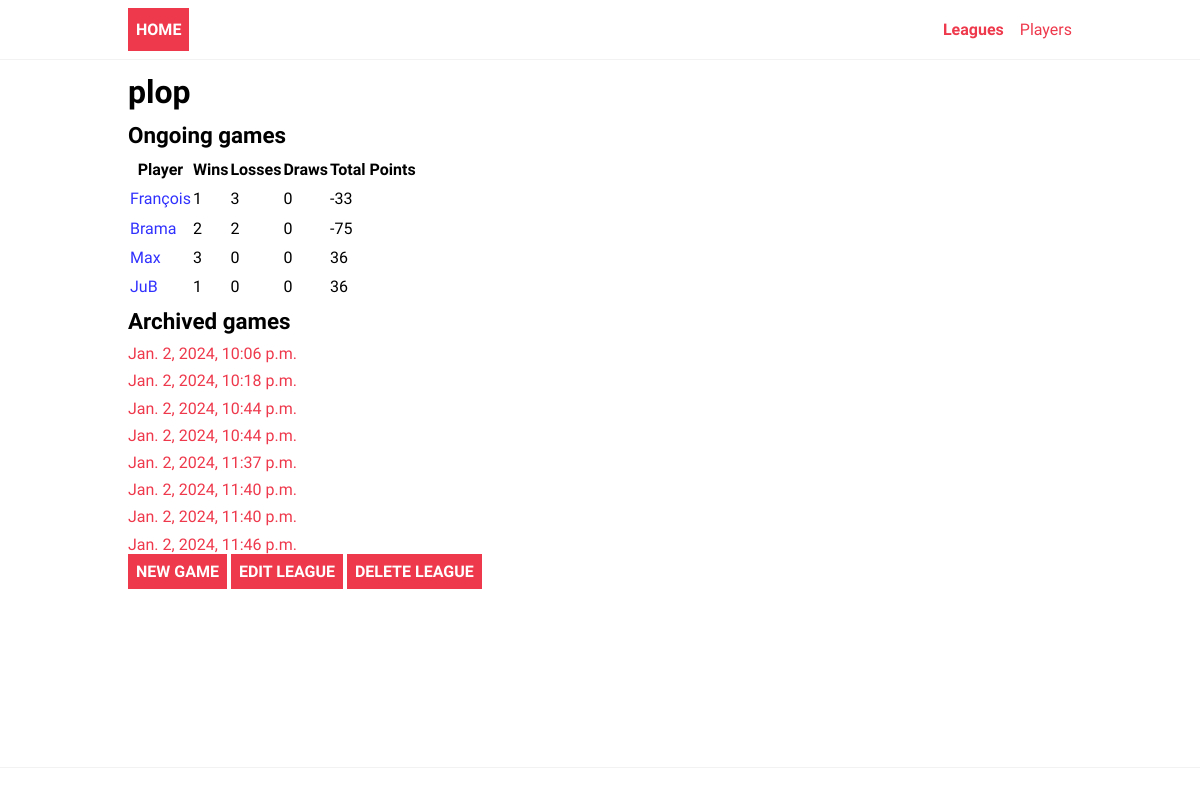
The app's page /ladder/leagues/5/, older data.
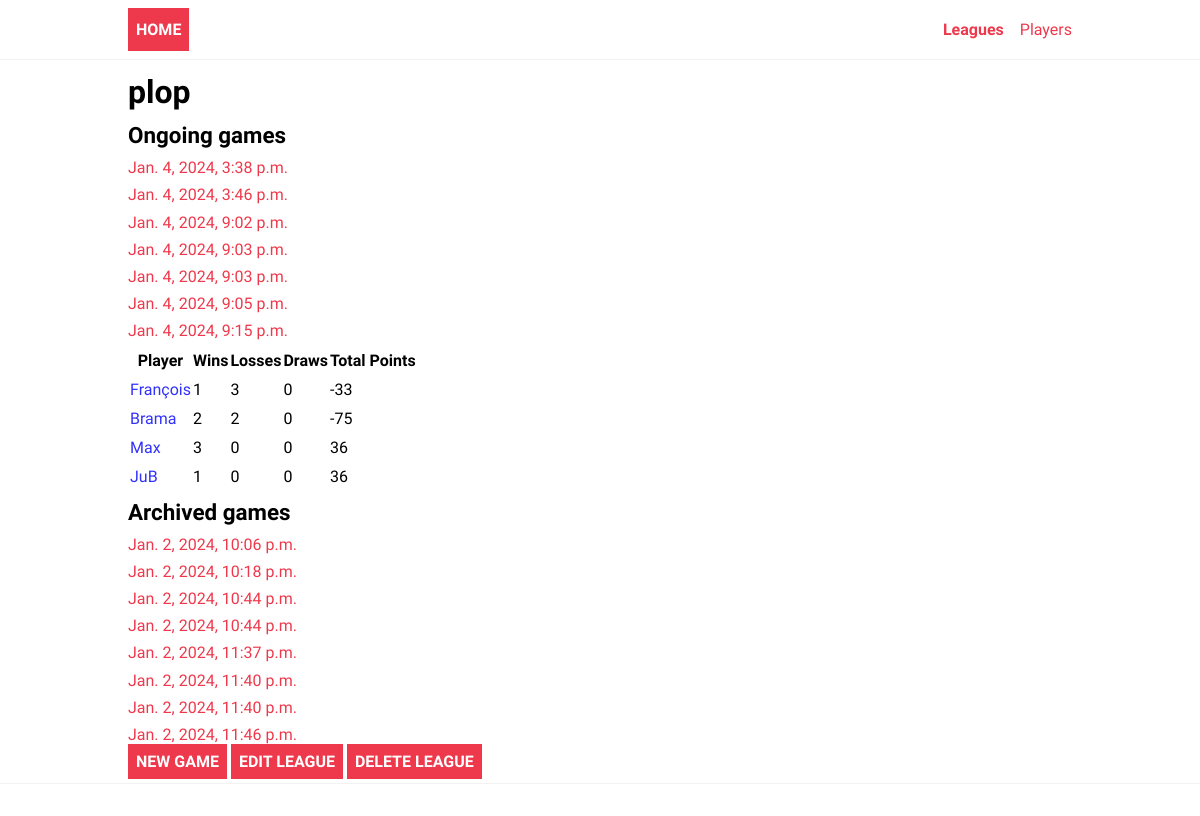
The same page, newer data.
### ladder/models.py (models this page shows, shortened)
class PlayerStats(models.Model):
    player = models.ForeignKey(Player, on_delete=models.CASCADE)
    league = models.ForeignKey(League, on_delete=models.CASCADE)
    win = models.IntegerField(default=0)
    loss = models.IntegerField(default=0)
    draw = models.IntegerField(default=0)
    total_points = models.IntegerField(default=0)

class Player(models.Model):
    name = models.CharField(max_length=200)
    gender = models.CharField(max_length=10, choices=genders)
    score = models.IntegerField(default=1000)

class Game(models.Model):
    league = models.ForeignKey(League, on_delete=models.CASCADE)
    creation_date = models.DateTimeField()
    completion_date = models.DateTimeField(default=datetime.datetime.utcfromtimestamp(0))
    completed = models.BooleanField(default=False)
    score_team_a = models.IntegerField(default=0)
    score_team_b = models.IntegerField(default=0)

### ladder/views.py (the view)
# urls.py: path("leagues/<int:pk>/", views.LeagueDetail.as_view(), name="league"),
class LeagueDetail(generic.DetailView):
    model=League
    template_name = "ladder/league.html"
    def get_context_data(self, **kwargs):
        context = super().get_context_data(**kwargs)
        context["ongoing_games"] = context["league"].game_set.filter(completed=False)
        context["completed_games"] = context["league"].game_set.filter(completed=True)
        context["player_list"] = context["league"].playerstats_set.all()
        return context

### ladder/templates/ladder/league.html
{% extends 'ladder/base.html' %}
{% block content %}
<h1>{{ league.name }} </h1>
{% if league.game_set.count %}
<h2>Ongoing games</h2>
    <div>
    {% for game in ongoing_games %}
        <p><a href="{% url 'ladder:game' league.id game.id %}">{{ game.creation_date }}</a></p>
    {% endfor %}
    </div>
    {% else %}
    <div>
	<p>No ongoing game.</p>
    </div>
    {% endif %}
    <table>
	<thead><tr>
	    <th>Player</th><th>Wins</th><th>Losses</th><th>Draws</th><th>Total Points</th>
	</tr></thead>
	<tbody>
	    {% for player in player_list %}
	    <tr>
		<td><a href="{% url 'ladder:player' player.id %}" class="{% if player.player.gender == 'f' %} woman {% else %} man {% endif %}">{{ player.player.name }}</a></td>
		<td>{{player.win}}</td>
		<td>{{player.loss}}</td>
		<td>{{player.draw}}</td>
		<td>{{player.total_points}}</td>
	    </tr>
	    {% endfor %}
	</tbody>
    </table>
    {% if completed_games.count > 0 %}
    <h2>Archived games</h2>
    <div>
	{% for game in completed_games %}
        <p><a href="{% url 'ladder:game' league.id game.id %}">{{ game.creation_date }}</a></p>
	{% endfor %}
    </div>
    {% else %}
    <div>
	<p>No previous ongoing game.</p>
    </div>
    {% endif %}
    <a href="{% url 'ladder:add-game' league.id %}" class="logo">New game</a>
    <a href="{% url 'ladder:edit-league' league.id %}" class="logo">Edit League</a>
    <a href="{% url 'ladder:delete-league' league.id %}" class="logo">Delete League</a>
{% endblock content %}

Row changes from the older to the newer data that the page shows:
added Game: creation_date "Jan. 4, 2024, 3:38 p.m.", shown under "Ongoing games"
added Game: creation_date "Jan. 4, 2024, 3:46 p.m.", shown under "Ongoing games"
added Game: creation_date "Jan. 4, 2024, 9:02 p.m.", shown under "Ongoing games"
added Game: creation_date "Jan. 4, 2024, 9:03 p.m.", shown under "Ongoing games"
added Game: creation_date "Jan. 4, 2024, 9:03 p.m.", shown under "Ongoing games"
added Game: creation_date "Jan. 4, 2024, 9:05 p.m.", shown under "Ongoing games"
added Game: creation_date "Jan. 4, 2024, 9:15 p.m.", shown under "Ongoing games"
